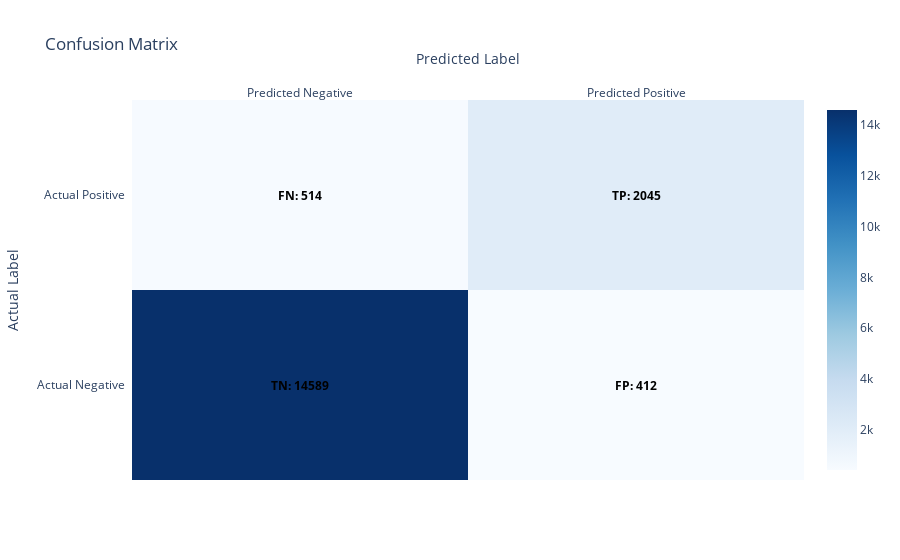

Notebook code for this chart:
### Code cell


### Figure 1 — Plotly figure (JSON) as saved in the notebook; plotly's stock layout.template omitted (floating-point values rounded to 4 significant figures)
{"data": [{"colorscale": [[0, "rgb(247,251,255)"], [0.125, "rgb(222,235,247)"], [0.25, "rgb(198,219,239)"], [0.375, "rgb(158,202,225)"], [0.5, "rgb(107,174,214)"], [0.625, "rgb(66,146,198)"], [0.75, "rgb(33,113,181)"], [0.875, "rgb(8,81,156)"], [1, "rgb(8,48,107)"]], "reversescale": false, "showscale": true, "type": "heatmap", "x": ["Predicted Negative", "Predicted Positive"], "y": ["Actual Negative", "Actual Positive"], "z": [[14589, 412], [514, 2045]]}], "layout": {"annotations": [{"align": "center", "font": {"color": "black"}, "showarrow": false, "text": "<b>TN: 14589</b>", "x": 0, "xref": "x", "y": 0, "yref": "y"}, {"align": "center", "font": {"color": "black"}, "showarrow": false, "text": "<b>FP: 412</b>", "x": 1, "xref": "x", "y": 0, "yref": "y"}, {"align": "center", "font": {"color": "black"}, "showarrow": false, "text": "<b>FN: 514</b>", "x": 0, "xref": "x", "y": 1, "yref": "y"}, {"align": "center", "font": {"color": "black"}, "showarrow": false, "text": "<b>TP: 2045</b>", "x": 1, "xref": "x", "y": 1, "yref": "y"}], "title": {"text": "Confusion Matrix"}, "xaxis": {"dtick": 1, "gridcolor": "rgb(0, 0, 0)", "side": "top", "ticks": "", "title": {"text": "Predicted Label"}}, "yaxis": {"dtick": 1, "ticks": "", "ticksuffix": "  ", "title": {"text": "Actual Label"}}}}
